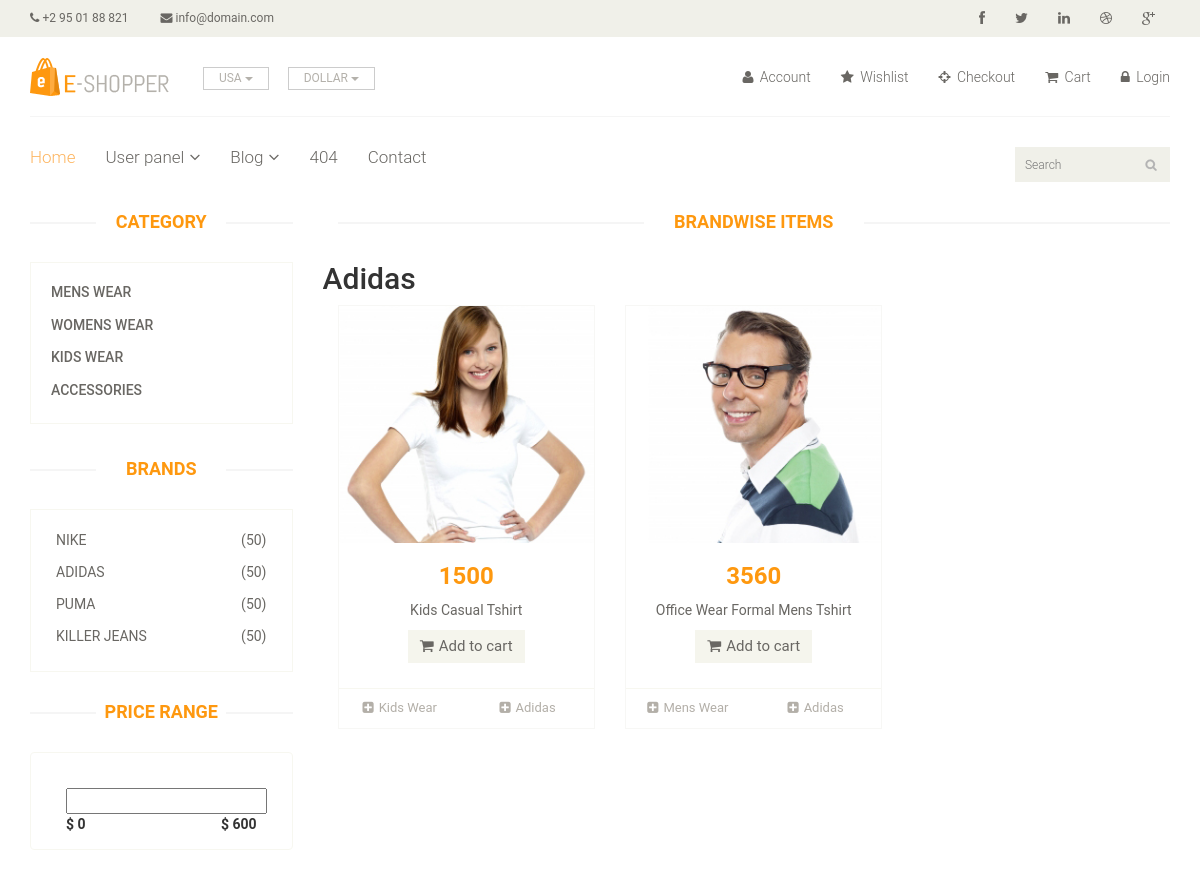
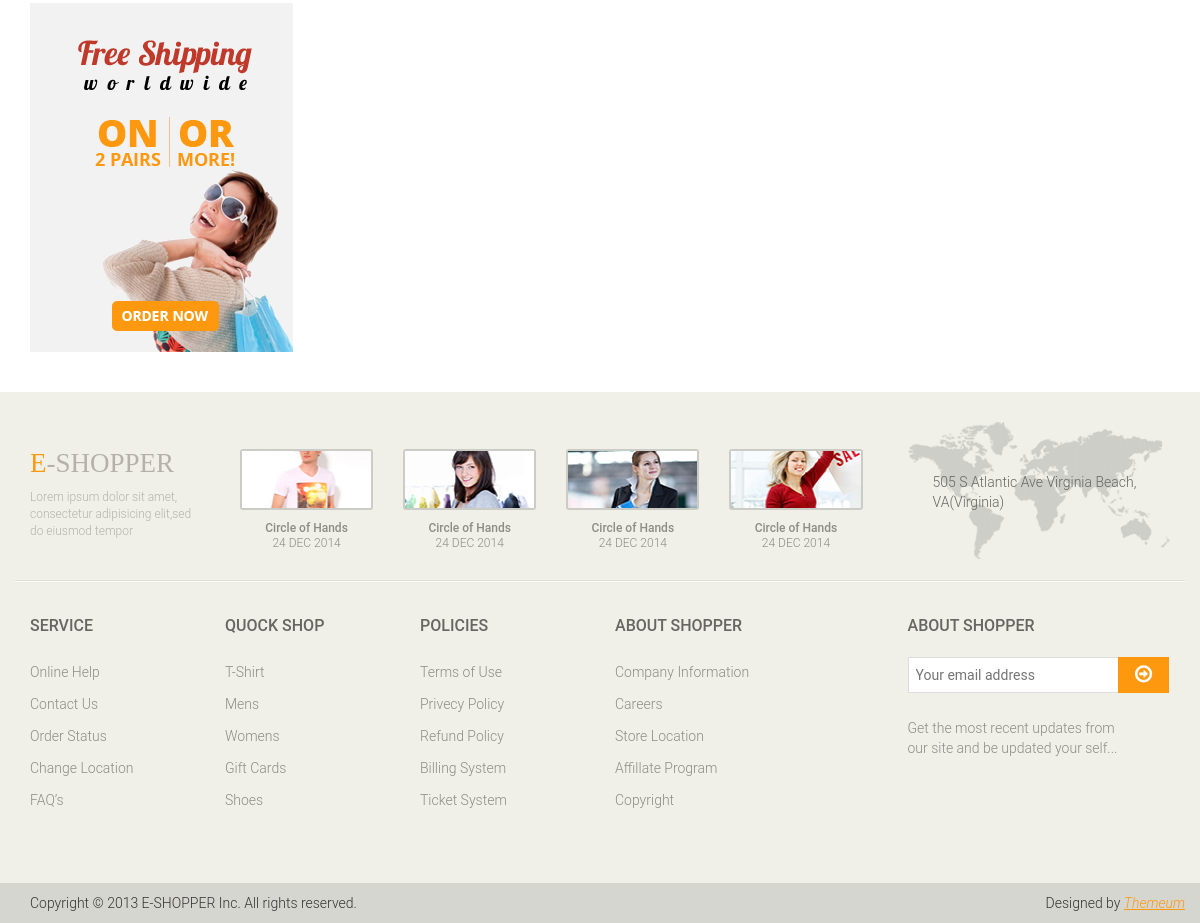
The page /project/brand-wise-product.php?brid=2 on the database its author committed (2 pictures, top to bottom).
### tables this page shows
CREATE TABLE IF NOT EXISTS `categories` (
`ca_id` int(11) NOT NULL,
  `ca_name` varchar(100) NOT NULL,
  `ca_time` timestamp NOT NULL DEFAULT CURRENT_TIMESTAMP ON UPDATE CURRENT_TIMESTAMP
);

CREATE TABLE IF NOT EXISTS `brands` (
`br_id` int(11) NOT NULL,
  `br_name` varchar(100) NOT NULL,
  `br_time` timestamp NOT NULL DEFAULT CURRENT_TIMESTAMP ON UPDATE CURRENT_TIMESTAMP
);

CREATE TABLE IF NOT EXISTS `products` (
`pro_id` int(11) NOT NULL,
  `pro_name` varchar(100) DEFAULT NULL,
  `pro_price` decimal(8,2) DEFAULT NULL,
  `pro_discount` tinyint(4) DEFAULT NULL,
  `pro_description` longtext,
  `pro_caid` int(11) DEFAULT NULL,
  `pro_brid` int(11) DEFAULT NULL,
  `pro_path` text,
  `pro_time` timestamp NOT NULL DEFAULT CURRENT_TIMESTAMP ON UPDATE CURRENT_TIMESTAMP
);

### project/brand-wise-product.php (the view, shortened to what this page needs)
<?php
	require_once 'header.php';
?>
	<section>
		<div class="container">
			<div class="row">
				<div class="col-sm-3">
					<?php
					require_once 'sidebar.php';
					?>
				</div>
				<div class="col-sm-9 padding-right">
					<div class="features_items">
						<h2 class="title text-center">Brandwise Items</h2>
<?php
	$branditem=$_GET['brid'];
	$str_brand="select br_name from brands where br_id= '$branditem' ";
	$result=mysqli_query($conn,$str_brand) or die(mysqli_error($conn));
	$result_brand= mysqli_fetch_assoc($result);
	echo "<h2>".$result_brand['br_name']."</h2>";
	$str = "select pro_id,pro_name,pro_price,pro_discount,pro_description,pro_path,br_name,ca_name  from brands,categories,products where br_id=pro_brid and ca_id=pro_caid and pro_brid= $branditem order by pro_id desc";
	$res = mysqli_query($conn,$str) or die(mysqli_error($conn));
	if($res->num_rows > 0):
	while($ans = $res->fetch_array(MYSQLI_ASSOC)):
?>
	<div class="col-sm-4">
		<div class="product-image-wrapper">
			<div class="single-products">
					<div class="productinfo text-center">
						<img src="<?php echo $ans['pro_path'];?>" alt="" />
						<h2><?php echo round($ans['pro_price']);?></h2>
						<p><?php echo $ans['pro_name'];?></p>
						<a href="#" class="btn btn-default add-to-cart"><i class="fa fa-shopping-cart"></i>Add to cart</a>
					</div>
					<div class="product-overlay">
						<div class="overlay-content">
						</div>
					</div>
			</div>
			<div class="choose">
				<ul class="nav nav-pills nav-justified">
					<li><a href="#"><i class="fa fa-plus-square"></i><?php echo $ans['ca_name'];?></a></li>
					<li><a href="#"><i class="fa fa-plus-square"></i><?php echo $ans['br_name'];?></a></li>
				</ul>
			</div>
		</div>
	</div>
<?php
	endwhile;
	endif;
?>
					</div>
				</div>
			</div>
		</div>
	</section>
<?php
	require_once 'footer.php';
?>

### project/sidebar.php
<div class="left-sidebar">
						<h2>Category</h2>
						<div class="panel-group category-products" id="accordian">
							<?php
								$str="select ca_id,ca_name from categories";
								$res=mysqli_query($conn,$str) or die(mysqli_error($conn));
								if($res->num_rows>0):
									while ($ans=$res->fetch_array(MYSQLI_ASSOC)) :
							?>
							<div class="panel panel-default">
									<div class="panel-heading">
										<h4 class="panel-title"><a href="category-wise-product.php?catid=<?php echo $ans['ca_id']?> ">
											<?php
												echo($ans['ca_name']);
											?>
										</a></h4>
									</div>
								</div>
								<?php
								endwhile;
								endif;
							?>
						</div>
						<div class="brands_products">
							<h2>Brands</h2>
							<div class="brands-name">
								<ul class="nav nav-pills nav-stacked">
									<?php
										$str="select br_id,br_name from brands";
										$res=mysqli_query($conn,$str) or die(mysqli_error($conn));
										if($res->num_rows>0):
											while ($ans=$res->fetch_array(MYSQLI_ASSOC)) :
									?>
										<li><a href="brand-wise-product.php?brid=<?php echo $ans['br_id']?>"> <span class="pull-right">(50)</span>
												<?php
													echo $ans['br_name'];
												?>
											</a>
										</li>
									<?php
										endwhile;
										endif;
									?>
								</ul>
							</div>
						</div>
						<div class="price-range">
							<h2>Price Range</h2>
							<div class="well text-center">
								 <input type="text" class="span2" value="" data-slider-min="0" data-slider-max="600" data-slider-step="5" data-slider-value="[250,450]" id="sl2" ><br />
								 <b class="pull-left">$ 0</b> <b class="pull-right">$ 600</b>
							</div>
						</div>
						<div class="shipping text-center">
							<img src="images/home/shipping.jpg" alt="" />
						</div>
</div>

### project/css/main.css (style rules this page uses)
ul li { list-style: none; }
a { -webkit-transition: 300ms; -moz-transition: 300ms; -o-transition: 300ms; transition: 300ms; }
h1, h2, h3, h4, h5, h6 { font-family: 'Roboto', sans-serif; }
.category-products { border: 1px solid #F7F7F0; margin-bottom: 35px; padding-bottom: 20px; padding-top: 15px; }
.left-sidebar h2, .brands_products h2 { color: #FE980F; font-family: 'Roboto', sans-serif; font-size: 18px; font-weight: 700; margin: 0 auto 30px; text-align: center; text-transform: uppercase; position: relative; z-index:3; }
.left-sidebar h2:after, h2.title:after { content: " "; position: absolute; border: 1px solid #f5f5f5; bottom:8px; left: 0; width: 100%; height: 0; z-index: -2; }
.left-sidebar h2:before { content: " "; position: absolute; background: #fff; bottom: -6px; width: 130px; height: 30px; z-index: -1; left: 50%; margin-left: -65px; }
h2.title:before { content: " "; position: absolute; background: #fff; bottom: -6px; width: 220px; height: 30px; z-index: -1; left: 50%; margin-left: -110px; }
.category-products .panel { background-color: #FFFFFF; border: 0px; border-radius: 0px; box-shadow:none; margin-bottom: 0px; }
.category-products .panel-default .panel-heading { background-color: #FFFFFF; border: 0 none; color: #FFFFFF; padding: 5px 20px; }
.category-products .panel-default .panel-heading .panel-title a { color: #696763; font-family: 'Roboto', sans-serif; font-size: 14px; text-decoration: none; text-transform: uppercase; }
.brands-name { border: 1px solid #F7F7F0; padding-bottom: 20px; padding-top: 15px; }
.brands-name .nav-stacked li a { background-color: #FFFFFF; color: #696763; font-family: 'Roboto', sans-serif; font-size: 14px; padding: 5px 25px; text-decoration: none; text-transform: uppercase; }
.shipping { background-color: #F2F2F2; margin-top: 40px; overflow: hidden; padding-top: 20px; padding- bottom: 20px; margin-bottom: 40px; position: relative; }
.price-range { margin-top:30px; }
.well { background-color: #FFFFFF; border: 1px solid #F7F7F0; border-radius: 4px; box-shadow: none; margin-bottom: 20px; min-height: 20px; padding: 35px; }
.padding-right { padding-right: 0; }
.features_items { overflow:hidden; }
h2.title { color: #FE980F; font-family: 'Roboto', sans-serif; font-size: 18px; font-weight: 700; margin: 0 15px; text-transform: uppercase; margin-bottom: 30px; position: relative; }
.product-image-wrapper { border:1px solid #F7F7F5; overflow: hidden; margin-bottom:30px; }
.single-products { position: relative; }
.productinfo h2 { color: #FE980F; font-family: 'Roboto', sans-serif; font-size: 24px; font-weight: 700; }
.productinfo p { font-family: 'Roboto', sans-serif; font-size: 14px; font-weight: 400; color: #696763; }
.productinfo img { width: 100%; }
.productinfo { position:relative; }
.product-overlay { background:#FE980F; top: 0; display: none; height: 0; position: absolute; transition: height 500ms ease 0s; width: 100%; display: block; opacity:; }
.product-overlay .overlay-content { bottom: 0; position: absolute; bottom: 0; text-align: center; width: 100%; }
.add-to-cart { background:#F5F5ED; border: 0 none; border-radius: 0; color: #696763; font-family: 'Roboto', sans-serif; font-size: 15px; margin-bottom: 25px; }
.add-to-cart i { margin-right:5px; }
.choose { border-top: 1px solid #F7F7F0; }
.choose ul li a { color: #B3AFA8; font-family: 'Roboto', sans-serif; font-size: 13px; padding-left: 0; padding-right: 0; }
.choose ul li a i { margin-right:5px; }

### rows shown on the page
categories: ca_name "MENS WEAR"
categories: ca_name "WOMENS WEAR"
categories: ca_name "KIDS WEAR"
categories: ca_name "ACCESSORIES"
brands: br_name "NIKE"
brands: br_name "ADIDAS", br_name "Adidas", products.pro_path (picture), products.pro_price "1500", products.pro_name "Kids Casual Tshirt", categories.ca_name "Kids Wear", products.pro_price "3560", products.pro_name "Office Wear Formal Mens Tshirt", categories.ca_name "Mens Wear"
brands: br_name "PUMA"
brands: br_name "KILLER JEANS"
